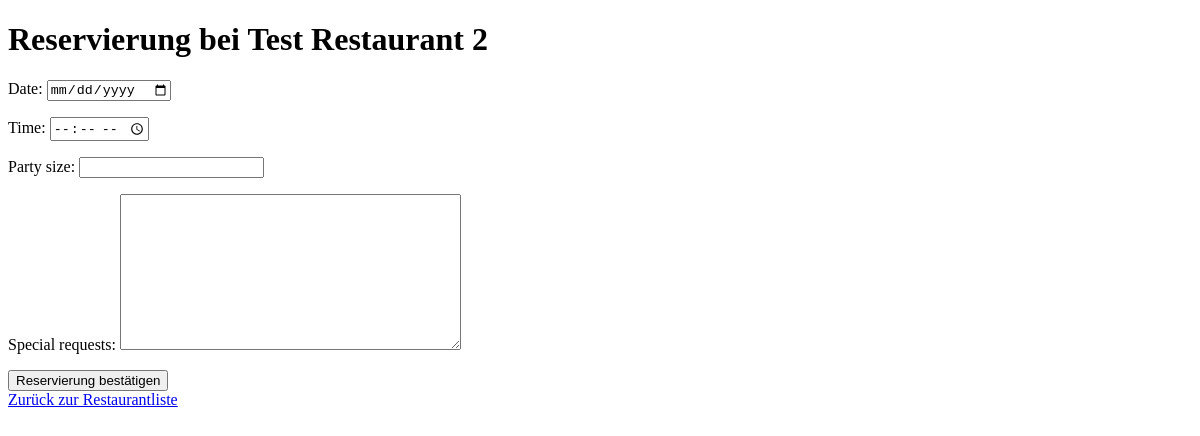
/restaurant/restaurant/1/create_reservation/ (signed in), run on an earlier commit of the app's database.
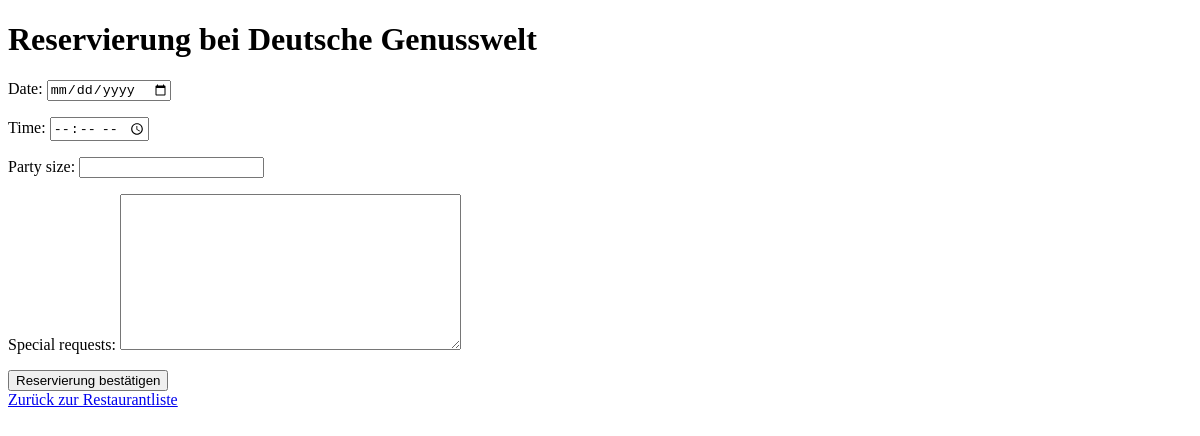
And on a later commit of the database.
### restaurant/models.py (models this page shows, shortened)
class Restaurant(models.Model):
    owner = models.ForeignKey(UserProfile, on_delete=models.CASCADE, related_name='owned_restaurants')
    name = models.CharField(max_length=100)
    location = models.CharField(max_length=100)
    cuisine = models.CharField(max_length=50, choices=Choices.PREFERENCE_CHOICES)
    description = models.TextField(blank=True)
    opening_hours = models.CharField(max_length=100)
    contact_info = models.CharField(max_length=100)
    capacity = models.IntegerField(default=0)

### restaurant/views.py (the view)
# urls.py: path('restaurant/<int:restaurant_id>/create_reservation/', views.create_reservation, name='create_reservation'),
@login_required
def create_reservation(request, restaurant_id):
    restaurant = get_object_or_404(Restaurant, pk=restaurant_id)
    if request.method == 'POST':
        form = ReservationForm(request.POST)
        if form.is_valid():
            reservation = form.save(commit=False)
            reservation.restaurant = restaurant
            reservation.customer = request.user.userprofile  # Vorausgesetzt der User ist eingeloggt
            reservation.status = 'pending'
            reservation.save()
            return redirect('restaurant_list')  # Angenommen, Sie haben eine URL für Reservierungserfolg
    else:
        form = ReservationForm()
    return render(request, 'restaurant/create_reservation.html', {'form': form, 'restaurant': restaurant})

### restaurant/forms.py (shortened to what this page needs)
class ReservationForm(forms.ModelForm):
    date = forms.DateField(required=True, widget=forms.widgets.DateInput(attrs={'type': 'date'}))
    time = forms.TimeField(required=True, widget=forms.widgets.TimeInput(attrs={'type': 'time'}))
    class Meta:
        model = Reservation
        fields = ['date', 'time', 'party_size', 'special_requests']

### restaurant/templates/restaurant/create_reservation.html (shortened to what this page needs)
<!DOCTYPE html>
<html lang="de">
<head>
</head>
<body>
    <h1>Reservierung bei {{ restaurant.name }}</h1>
    <form method="post">
        {{ form.as_p }}
        <button type="submit">Reservierung bestätigen</button>
    </form>
    <a href="{% url 'restaurant_list' %}">Zurück zur Restaurantliste</a>
</body>
</html>

What changed in the data, as far as the page shows it:
changed Restaurant: name "Test Restaurant 2" → "Deutsche Genusswelt"
